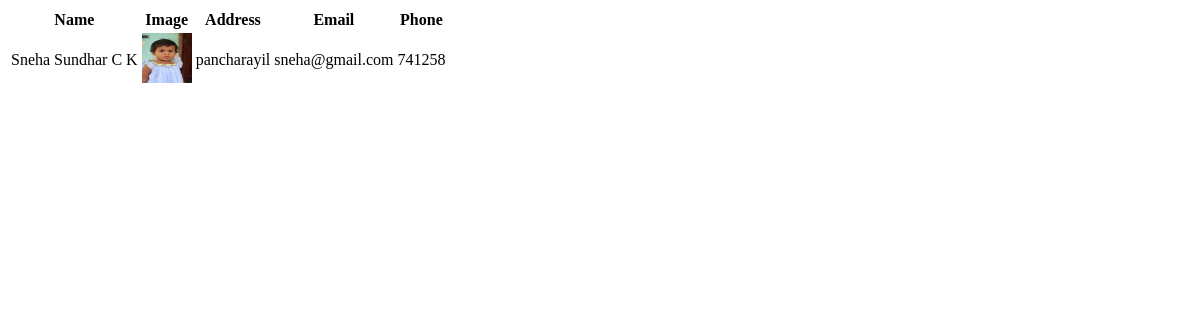
/userdetails, run on an earlier commit of the app's database.
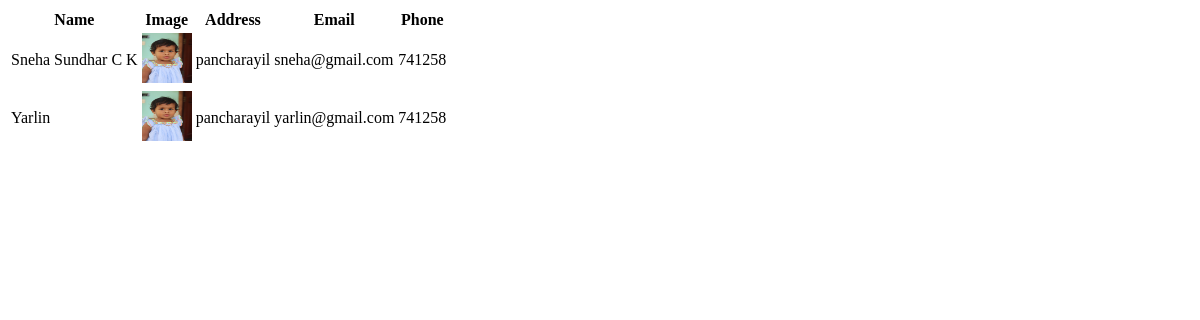
And on a later commit of the database.
### app/models.py (models this page shows, shortened)
class User(models.Model):
    user_id=models.ForeignKey(CustomUser,on_delete=models.CASCADE)
    name=models.CharField(max_length=100)
    image=models.FileField(upload_to='media')
    address=models.CharField(max_length=100)
    email=models.CharField(max_length=100)
    phone=models.IntegerField()

### app/views.py (the view)
# urls.py: path('userdetails',views.userdetails,name='userdetails'),
def userdetails(request):
    data=User.objects.all()
    return render(request,'userdetails.html',{'data':data})

### templates/userdetails.html (shortened to what this page needs)
<!DOCTYPE html>
<html lang="en">
<head>
</head>
<body>
    <table>
        <tr>
            <th>Name</th>
            <th>Image</th>
            <th>Address</th>
            <th>Email</th>
            <th>Phone</th>
            <th></th>
        </tr>
        {% for i in data %}
        <tr>
            <td>{{i.name}}</td>
            <td><img src="{{i.image.url}}" alt="" height="50px" width="50px"></td>
            <td>{{i.address}}</td>
            <td>{{i.email}}</td>
            <td>{{i.phone}}</td>
        </tr>
        {% endfor %}
    </table>
</body>
</html>

What changed in the data, as far as the page shows it:
added User: name "Yarlin", image (picture), address "pancharayil", email "yarlin@gmail.com", phone "741258"
